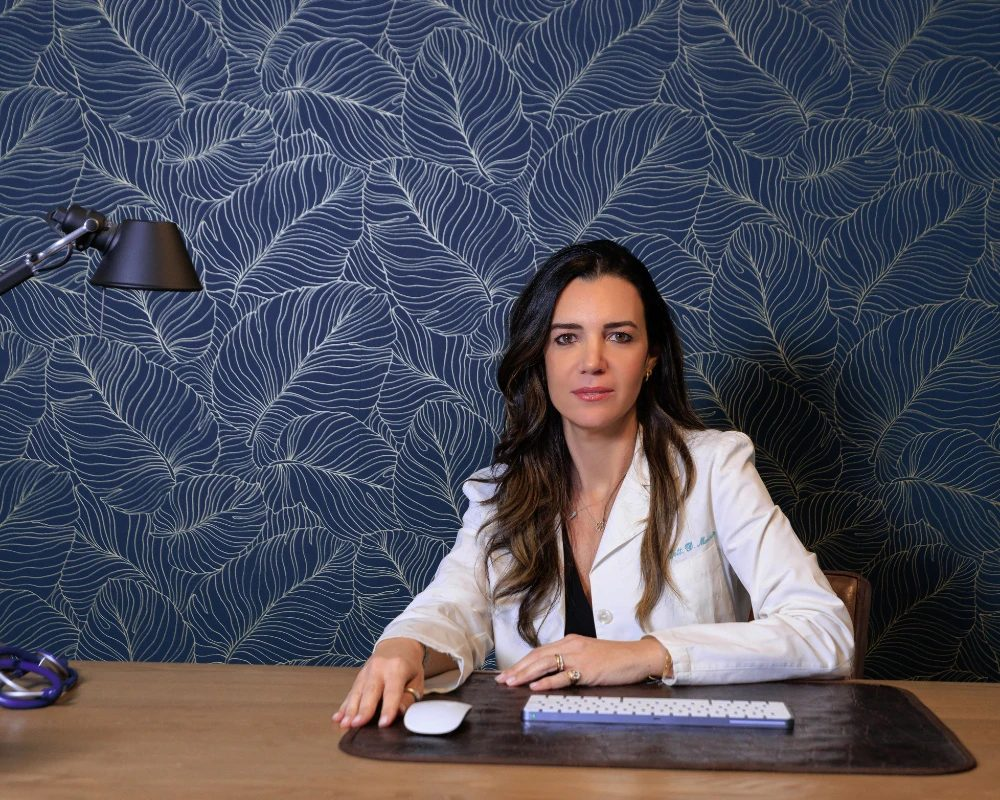
#> input picture daniela.jpg, 1000 x 800 px, given in place of daniela.jpg.png, which was not available
$ python parallax.py ../../daniela.jpg 1.0 ../../noemi-face.jpg
#> lines starting #> are read from the running program, lines starting #| are printed output that depends on the picture
"""Turn a still 3D scene into a moving 2.5D shot: depth map + virtual camera (dolly-in, orbit, parallax).
Usage: python3 tools/parallax.py <scene_id> [seconds] [move]
moves: dolly (push in), orbit_l / orbit_r (sideways orbit), rise (crane up), drift
Output: assets/scenes/<scene_id>.mp4 (1080x1920, 30 fps)
"""
import os, subprocess, sys, glob
import numpy as np, cv2
from PIL import Image

ROOT = os.path.dirname(os.path.dirname(os.path.abspath(__file__)))
W, H, FPS = 1080, 1920, 30
DEPTH = glob.glob('/root/.cache/huggingface/hub/models--depth-anything--Depth-Anything-V2-Small-hf/snapshots/*')[0]
_pipe = None

def depth_of(img):
    global _pipe
    if _pipe is None:
        from transformers import pipeline
        _pipe = pipeline('depth-estimation', model=DEPTH, device='cpu')
    d = np.array(_pipe(img)['predicted_depth'].squeeze().cpu().numpy(), dtype=np.float32)
    d = cv2.resize(d, img.size, interpolation=cv2.INTER_CUBIC)
    d = (d - np.percentile(d, 2)) / (np.percentile(d, 98) - np.percentile(d, 2) + 1e-6)
    d = np.clip(d, 0, 1)
    # soften + slightly grow foreground so edges travel with their objects (less tearing)
    d = cv2.dilate(d, np.ones((9, 9), np.uint8))
    d = cv2.GaussianBlur(d, (0, 0), 6)
    return d

def ease(x):
    return x * x * (3 - 2 * x)

def render(sid, seconds=6.0, move='dolly'):
#> called with sid = '../../daniela.jpg', seconds = 1, move = '../../noemi-face.jpg'
    src = os.path.join(ROOT, 'assets', 'scenes', f'{sid}.png')
    img = Image.open(src).convert('RGB')
#> img is the input picture: PIL image 1000x800 RGB; mean R, G, B 78.6, 79.1, 92.1
    # work on an overscanned canvas so the camera never sees the borders
    OW, OH = int(W * 1.18), int(H * 1.18)
    big = img.resize((OW, OH), Image.LANCZOS)
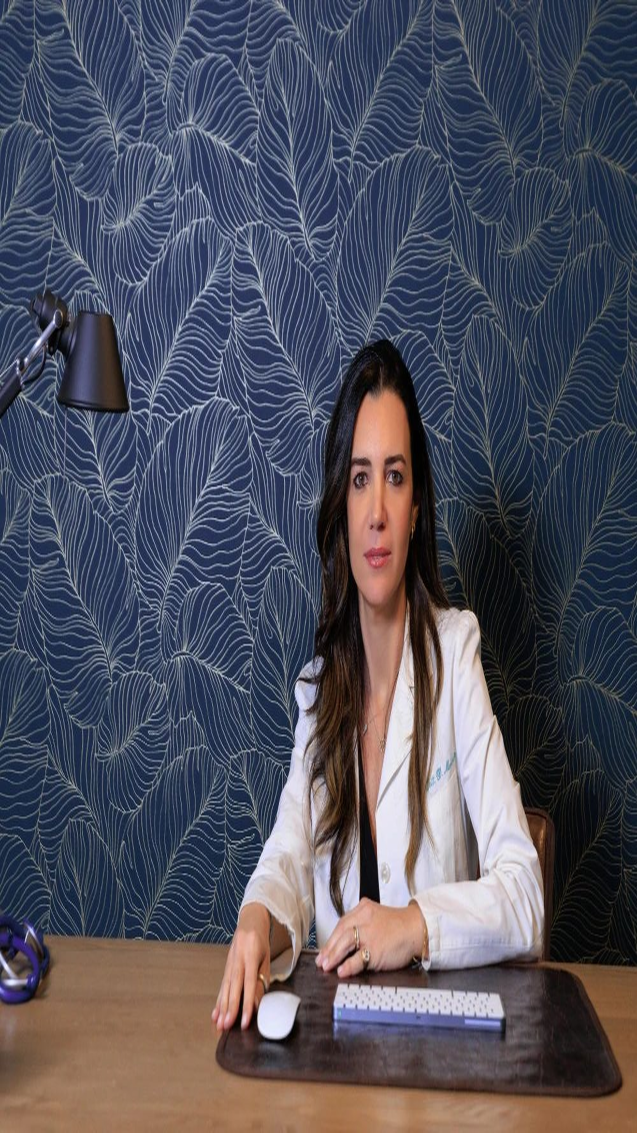
#> big: PIL image 1274x2265 RGB (shown at 1/2 size); mean R, G, B 78.6, 79.1, 92.2
    dep = depth_of(big)
    a = np.asarray(big, dtype=np.uint8)
    yy, xx = np.mgrid[0:H, 0:W].astype(np.float32)
    cx, cy = W / 2, H * 0.45
    n = int(seconds * FPS)
    out = os.path.join(ROOT, 'assets', 'scenes', f'{sid}.mp4')
    ff = subprocess.Popen(['ffmpeg', '-v', 'error', '-y', '-f', 'rawvideo', '-pix_fmt', 'rgb24', '-s', f'{W}x{H}', '-r', str(FPS), '-i', '-',
                           '-c:v', 'libx264', '-crf', '18', '-preset', 'medium', '-pix_fmt', 'yuv420p', '-movflags', '+faststart', out], stdin=subprocess.PIPE)
    # depth sampled on the output grid (approximation, fine for gentle moves)
    for i in range(n):
        t = ease(i / max(1, n - 1))
        zoom = {'dolly': 0.24, 'orbit_l': 0.12, 'orbit_r': 0.12, 'rise': 0.12, 'drift': 0.08}[move] * t
        px = {'orbit_l': -130, 'orbit_r': 130, 'drift': 50, 'dolly': 35}.get(move, 0) * (t - 0.5) * 2
        py = {'rise': -80, 'dolly': -20}.get(move, 0) * (t - 0.5) * 2
        # base mapping: output pixel -> overscan canvas
        bx = (xx - cx) + OW / 2
        by = (yy - cy) + OH * 0.45
        d = cv2.remap(dep, bx, by, cv2.INTER_LINEAR, borderMode=cv2.BORDER_REFLECT)
        s = 1 + zoom * (0.35 + 0.65 * d)            # near things grow faster than far things
        mx = OW / 2 + (xx - cx) / s - px * (d - 0.35)  # near things slide more than far things
        my = OH * 0.45 + (yy - cy) / s - py * (d - 0.35)
        frame = cv2.remap(a, mx.astype(np.float32), my.astype(np.float32), cv2.INTER_CUBIC, borderMode=cv2.BORDER_REFLECT)
        ff.stdin.write(frame.tobytes())
    ff.stdin.close(); ff.wait()
    print(sid, '->', out, f'{seconds}s {move}')

if __name__ == '__main__':
    render(sys.argv[1], float(sys.argv[2]) if len(sys.argv) > 2 else 6.0, sys.argv[3] if len(sys.argv) > 3 else 'dolly')
#> (the call stopped at in depth_of, `_pipe = pipeline('depth-estimation', model=DEPTH, device='cpu')`: transformers is not available in this run)

$ run again, on noemi-face.jpg
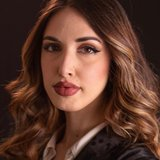
#> input picture noemi-face.jpg, 160 x 160 px, given in place of noemi-face.jpg.png, which was not available
#> in render, img is the input picture: PIL image 160x160 RGB; mean R, G, B 90.7, 56.4, 44.4
#> in render, `big = img.resize((OW, OH), Image.LANCZOS)`:
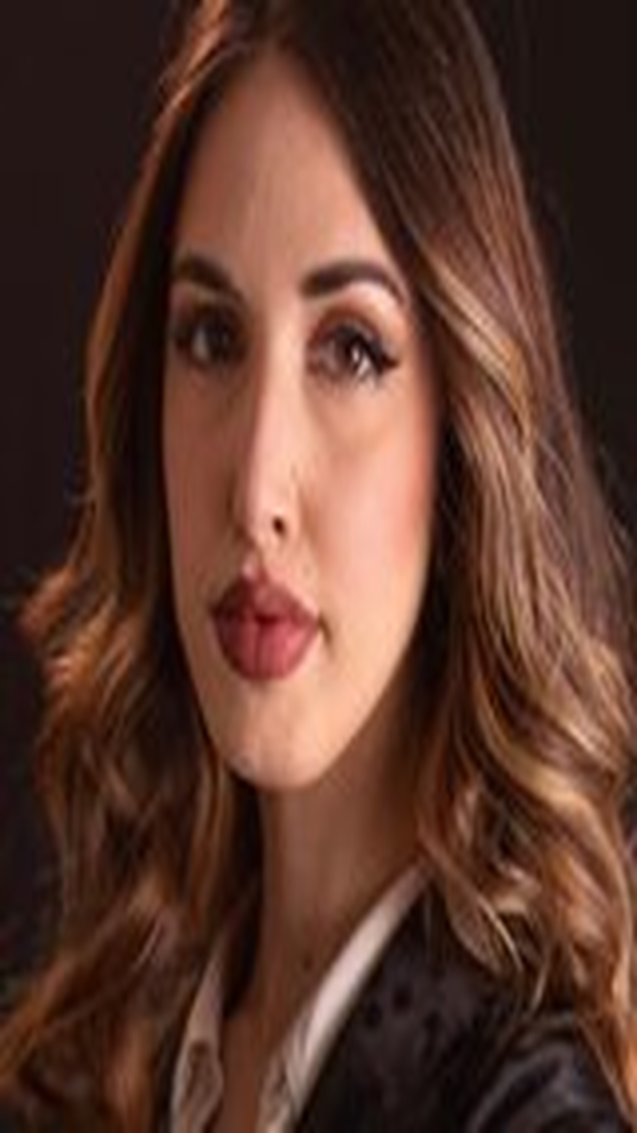
#> big: PIL image 1274x2265 RGB (shown at 1/2 size); mean R, G, B 90.7, 56.4, 44.4
